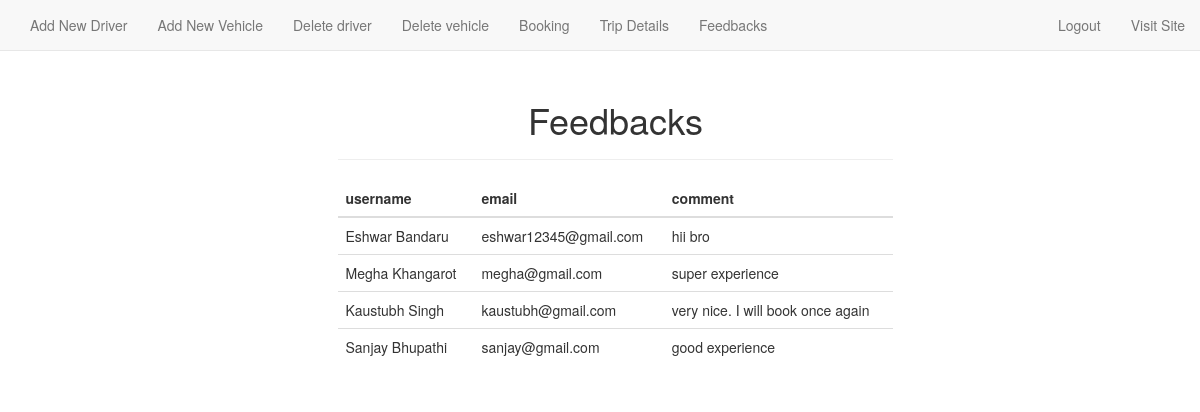
The app's page /feedback_details.php with its own data.
### tables this page shows
CREATE TABLE `feedback` (
  `feedback_id` int(11) NOT NULL,
  `username` varchar(50) NOT NULL,
  `email` varchar(50) NOT NULL,
  `comment` varchar(500) NOT NULL
);

### feedback_details.php (the view, shortened to what this page needs)
<!DOCTYPE html>
<html lang="en">
<head>
    <link rel="stylesheet" href="https://maxcdn.bootstrapcdn.com/bootstrap/3.3.7/css/bootstrap.min.css">
    <link rel="stylesheet" href="animate.css">
    <link rel="stylesheet" href="style.css">
</head>
<body >
   <div  id="myDiv">
   <?php include 'navbar_admin.php'; ?>
   <br><br><br>
   <div class="container">
      <div class="container">
         <div class="row">
             <div class="col-md-3"></div>
             <div class="col-md-6">
                 <div class="page-header">
                    <h1 class="animated tada" style="text-align: center;">Feedbacks</h1>
                  </div>
                  <table class="table foo">
                    <thead>
                        <th>username</th>
                        <th>email</th>
                        <th>comment</th>
                    </thead>
                    <tbody>
                <?php
                $conn = mysqli_connect("localhost","root","","tbs");
                $sql ="SELECT username,email,comment from feedback";
                $result = $conn-> query($sql);
                if($result-> num_rows > 0) {
                    while ($row =$result-> fetch_assoc()){
                        echo "<tr><td>". $row["username"]."</td><td>". $row["email"]. "</td><td>".$row["comment"]. "</td></tr>";
                    }
                    echo "</table>";
                }
                else{
                    echo "0 result";
                }
                ?>
             </div>
             <div class="col-md-3"></div>
         </div>
      </div>
   </div>
    </div>
</body>
</html>

### records on screen
feedback: username "Eshwar Bandaru", email "eshwar12345@gmail.com", comment "hii bro"
feedback: username "Megha Khangarot", email "megha@gmail.com", comment "super experience"
feedback: username "Kaustubh Singh", email "kaustubh@gmail.com", comment "very nice. I will book once again"
feedback: username "Sanjay Bhupathi", email "sanjay@gmail.com", comment "good experience"
